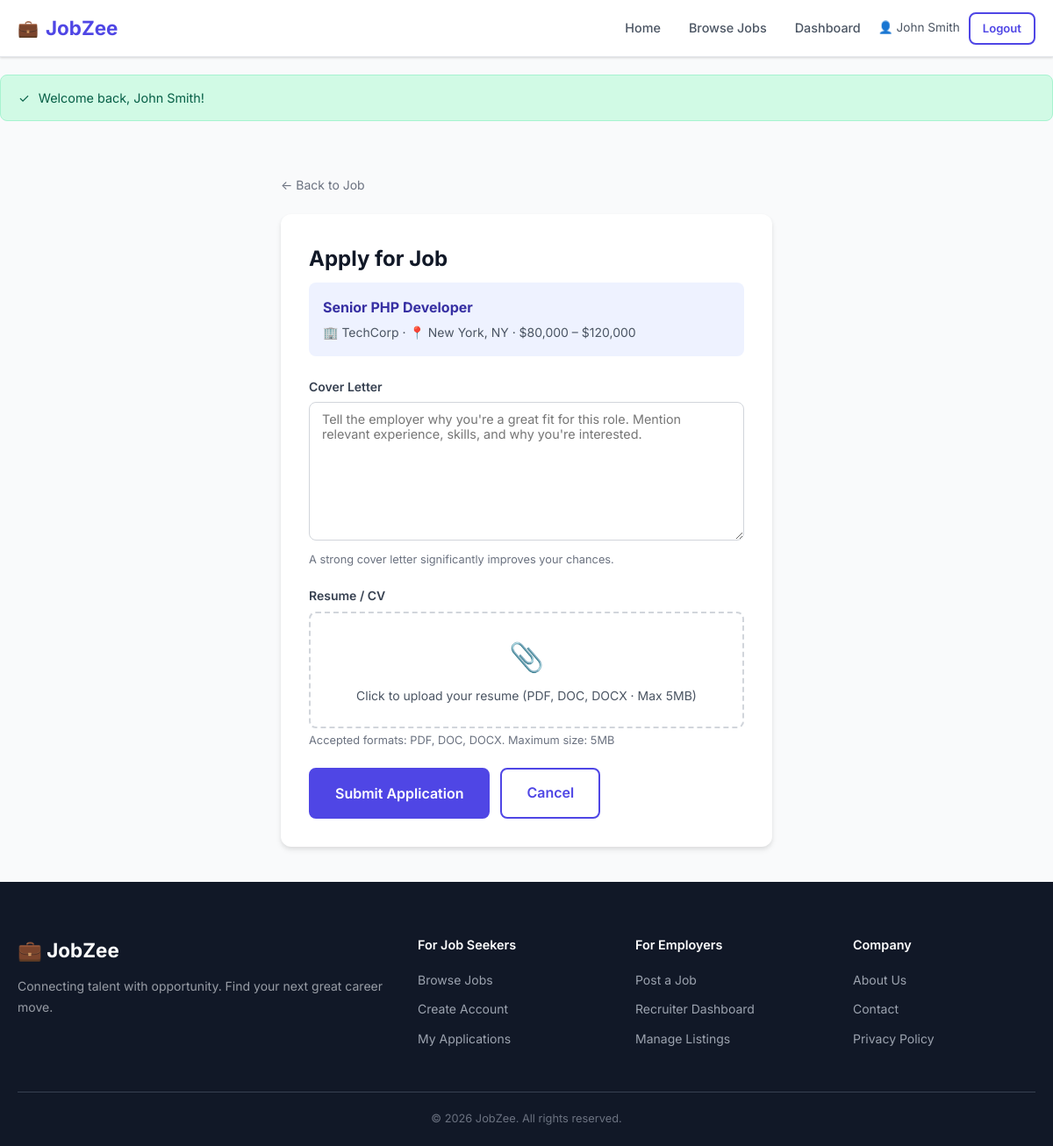
The app's page /jobseeker/apply.php?job_id=1 (signed in) with its own data.
### tables this page shows
CREATE TABLE jobs (
    id INT UNSIGNED AUTO_INCREMENT PRIMARY KEY,
    recruiter_id INT UNSIGNED NOT NULL,
    title VARCHAR(200) NOT NULL,
    company VARCHAR(150) NOT NULL,
    location VARCHAR(150) NOT NULL,
    salary_min DECIMAL(10,2) DEFAULT 0,
    salary_max DECIMAL(10,2) DEFAULT 0,
    job_type ENUM('full-time','part-time','contract','internship','remote') NOT NULL DEFAULT 'full-time',
    description TEXT NOT NULL,
    deadline DATE NOT NULL,
    status ENUM('active','closed') NOT NULL DEFAULT 'active',
    created_at TIMESTAMP DEFAULT CURRENT_TIMESTAMP,
    INDEX idx_recruiter (recruiter_id),
    INDEX idx_status (status),
    INDEX idx_location (location),
    INDEX idx_job_type (job_type),
    INDEX idx_deadline (deadline),
    FULLTEXT idx_search (title, description, company),
    CONSTRAINT fk_jobs_recruiter FOREIGN KEY (recruiter_id) REFERENCES users(id) ON DELETE CASCADE
);

### jobseeker/apply.php (the view, shortened to what this page needs)
<?php
$db     = getDB();
$jobId  = (int)($_GET['job_id'] ?? 0);
$stmt = $db->prepare("SELECT * FROM jobs WHERE id = ? AND status='active' AND deadline >= CURDATE()");
$stmt->execute([$jobId]);
$job = $stmt->fetch();
include __DIR__ . '/../includes/header.php';
?>
<div class="page-container-sm">
    <div style="margin-bottom:20px;"><a href="../job.php?id=<?= $jobId ?>" style="color:var(--gray-500);font-size:.875rem;">← Back to Job</a></div>
    <div class="form-card">
        <h1 class="form-title">Apply for Job</h1>
        <div style="background:var(--primary-light); border-radius:var(--radius); padding:16px; margin-bottom:24px;">
            <div style="font-weight:700; color:var(--primary-dark);"><?= sanitize($job['title']) ?></div>
            <div style="font-size:.875rem; color:var(--gray-600); margin-top:4px;">🏢 <?= sanitize($job['company']) ?> · 📍 <?= sanitize($job['location']) ?> · <?= formatSalary($job['salary_min'], $job['salary_max']) ?></div>
        </div>
        <form action="apply.php?job_id=<?= $jobId ?>" method="POST" enctype="multipart/form-data" data-validate>
            <div class="form-group">
                <label class="form-label">Cover Letter</label>
                <textarea name="cover_letter" class="form-control" rows="8" placeholder="Tell the employer why you're a great fit for this role. Mention relevant experience, skills, and why you're interested."><?= sanitize($_POST['cover_letter'] ?? '') ?></textarea>
                <div class="form-hint">A strong cover letter significantly improves your chances.</div>
            </div>
            <div class="form-group">
                <label class="form-label">Resume / CV</label>
                <div style="border:2px dashed var(--gray-300); border-radius:var(--radius); padding:24px; text-align:center; cursor:pointer;" onclick="document.getElementById('resume').click()">
                    <div style="font-size:2rem; margin-bottom:8px;">📎</div>
                    <div id="fileLabel" style="color:var(--gray-600); font-size:.875rem;">Click to upload your resume (PDF, DOC, DOCX · Max 5MB)</div>
                </div>
                <div class="form-hint">Accepted formats: PDF, DOC, DOCX. Maximum size: 5MB</div>
            </div>
            <div style="display:flex; gap:12px; margin-top:8px;">
                <button type="submit" class="btn btn-primary btn-lg">Submit Application</button>
                <a href="../job.php?id=<?= $jobId ?>" class="btn btn-outline btn-lg">Cancel</a>
            </div>
        </form>
    </div>
</div>
<?php include __DIR__ . '/../includes/footer.php'; ?>

### assets/css/style.css (style rules this page uses)
:root { --primary: #4f46e5; --primary-dark: #3730a3; --primary-light: #eef2ff; --secondary: #06b6d4; --success: #10b981; --warning: #f59e0b; --danger: #ef4444; --gray-50: #f9fafb; --gray-100: #f3f4f6; --gray-200: #e5e7eb; --gray-300: #d1d5db; --gray-400: #9ca3af; --gray-500: #6b7280; --gray-600: #4b5563; --gray-700: #374151; --gray-800: #1f2937; --gray-900: #111827; --white: #ffffff; --radius: 8px; --radius-lg: 12px; --shadow: 0 1px 3px rgba(0,0,0,.1), 0 1px 2px rgba(0,0,0,.06); --shadow-md: 0 4px 6px rgba(0,0,0,.07), 0 2px 4px rgba(0,0,0,.06); --shadow-lg: 0 10px 15px rgba(0,0,0,.1), 0 4px 6px rgba(0,0,0,.05); --transition: 0.2s ease; --font: 'Inter', system-ui, -apple-system, sans-serif; }
*, *::before, *::after { box-sizing: border-box; margin: 0; padding: 0; }
html { scroll-behavior: smooth; }
body { font-family: var(--font); color: var(--gray-800); background: var(--gray-50); line-height: 1.6; }
a { color: var(--primary); text-decoration: none; }
button, input, select, textarea { font-family: inherit; }
.page-container-sm { max-width: 600px; margin: 0 auto; padding: 40px 20px; }
.btn { display: inline-flex; align-items: center; gap: 6px; padding: 10px 20px; border-radius: var(--radius); font-size: .9rem; font-weight: 600; cursor: pointer; transition: all var(--transition); border: 2px solid transparent; text-decoration: none; }
.btn-primary { background: var(--primary); color: var(--white); border-color: var(--primary); }
.btn-outline { background: transparent; color: var(--primary); border-color: var(--primary); }
.btn-lg { padding: 14px 28px; font-size: 1rem; }
.form-group { margin-bottom: 20px; }
.form-label { display: block; font-size: .875rem; font-weight: 600; color: var(--gray-700); margin-bottom: 6px; }
.form-control { width: 100%; padding: 10px 14px; border: 1.5px solid var(--gray-300); border-radius: var(--radius); font-size: .9rem; color: var(--gray-800); background: var(--white); transition: border-color var(--transition), box-shadow var(--transition); }
.form-hint { font-size: .8rem; color: var(--gray-500); margin-top: 4px; }
textarea.form-control { resize: vertical; min-height: 120px; }
.form-card { background: var(--white); border-radius: var(--radius-lg); padding: 32px; box-shadow: var(--shadow-md); }
.form-title { font-size: 1.5rem; font-weight: 700; color: var(--gray-900); margin-bottom: 8px; }

### records on screen
jobs: title "Senior PHP Developer", company "TechCorp", location "New York, NY", formatSalary($job['salary_min'], $job['salary_max']) "$80,000 – $120,000"

### other values on screen
userName() "John Smith"
$icon "✓"
$flash['message'] "Welcome back, John Smith!"
